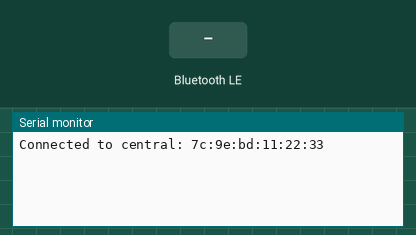
Simulated run of this sketch. Board: Arduino Nano 33 IoT. Shown: the last lines printed to the serial monitor. Inputs (shaded band) come from the test bench. Nothing arrives over Bluetooth unless stated; a phone connects over Bluetooth LE 3 s after start.

Above: at 3.8 s.
3.9 s: Bluetooth LE write "1" received
At 4.7 s:
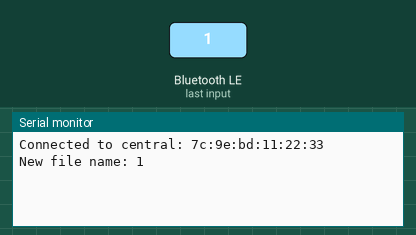
5.4 s: Bluetooth LE write "0" received
At 5.9 s:
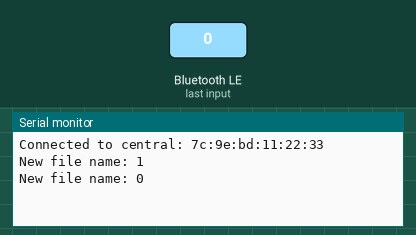
6.9 s: Bluetooth LE write "2" received
At 8.2 s:
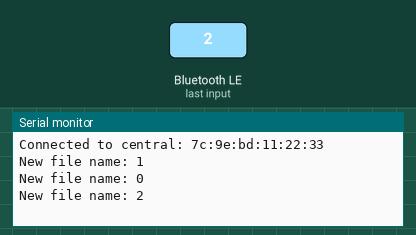

The sketch:

ArduinoBleCode.ino
```cpp
/*
  This code can on arduino bluetooth can connect with nrf bluetooth and
  allow us to send data from nrf to Serial monitoor....
*/

#include <ArduinoBLE.h>


//----------------------------------------------------------------------------------------------------------------------
// BLE UUIDs
//----------------------------------------------------------------------------------------------------------------------

#define BLE_UUID_TEST_SERVICE               "9A48ECBA-2E92-082F-C079-9E75AAE428B1"
#define BLE_UUID_FILE_NAME                  "2D2F88C4-F244-5A80-21F1-EE0224E80658"

//----------------------------------------------------------------------------------------------------------------------
// BLE
//----------------------------------------------------------------------------------------------------------------------

BLEService testService( BLE_UUID_TEST_SERVICE );
BLEStringCharacteristic fileNameCharacteristic( BLE_UUID_FILE_NAME, BLERead | BLEWrite, 20 );

String fileName = "";


void setup()
{
  Serial.begin( 9600 );
  while ( !Serial );

  BLE.begin();

  // set advertised local name and service UUID:
  BLE.setDeviceName( "Arduino Nano 33 BLE" );
  BLE.setLocalName( "Arduino Nano 33 BLE" );
  BLE.setAdvertisedService( testService );

  // BLE add characteristics
  testService.addCharacteristic( fileNameCharacteristic );

  // add service
  BLE.addService( testService );

  // set the initial value for the characeristic:
  fileNameCharacteristic.writeValue( fileName );

  // start advertising
  BLE.advertise();

}

void loop()
{
  // listen for BLE peripherals to connect:
  BLEDevice central = BLE.central();

  if ( central )
  {
    Serial.print( "Connected to central: " );
    Serial.println( central.address() );

    while ( central.connected() )
    {
      if ( fileNameCharacteristic.written() )
      {
        fileName = fileNameCharacteristic.value();
        Serial.print( "New file name: " );
        Serial.println( fileName );
      }
    }

    Serial.print( F( "Disconnected from central: " ) );
    Serial.println( central.address() );
  }
}
```

Measured:
- after the input at 3.9 s, the serial monitor: prints a new line at once (image 1)
- after the input at 5.4 s, the serial monitor: prints a new line at once (image 2)
- after the input at 6.9 s, the serial monitor: prints a new line at once (image 3)
